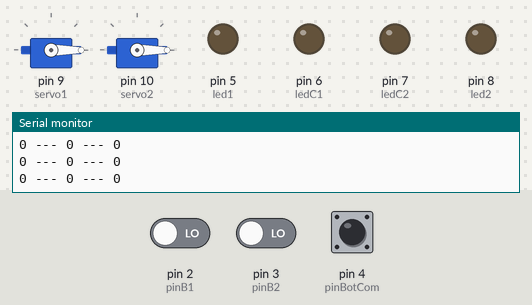
This sketch was run on a simulated Arduino Uno, built with avr-gcc and run on an emulated ATmega328P. Shown: 2 × servo, output pins drawn as LEDs (lit = HIGH), the last lines printed to the serial monitor. Inputs (shaded band) come from the test bench; at power-on: pin 4 (pinBotCom) LOW, pin 2 (pinB1) LOW, pin 3 (pinB2) LOW.

Above: at 1.2 s.
1.3 s: pin 4 (pinBotCom) pulled HIGH for 1 s
At 1.9 s:
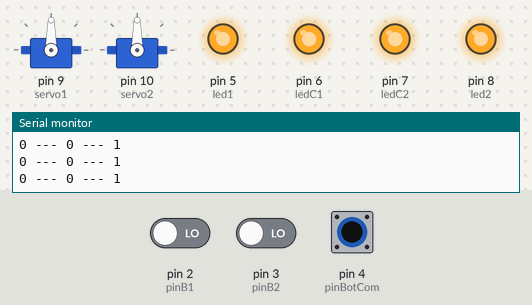
3.8 s: pin 2 (pinB1) driven HIGH
At 4.2 s:
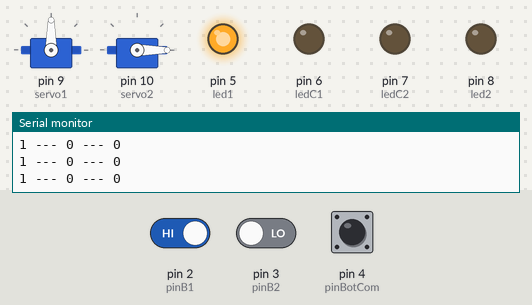
5.3 s: pin 3 (pinB2) driven HIGH
At 5.8 s:
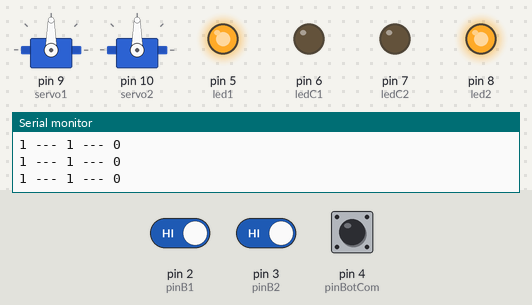
6.8 s: pin 2 (pinB1) driven LOW
At 8.0 s:
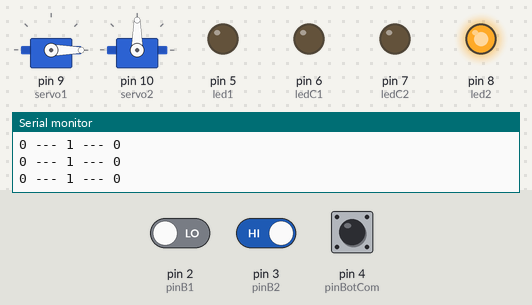
8.3 s: pin 4 (pinBotCom) pulled HIGH for 0.15 s
At 9.6 s:
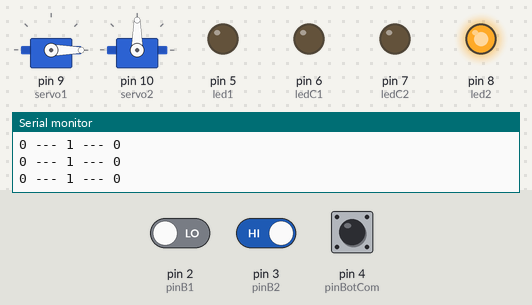
10.0 s: pin 4 (pinBotCom) pulled HIGH for 3.2 s
At 11.1 s:
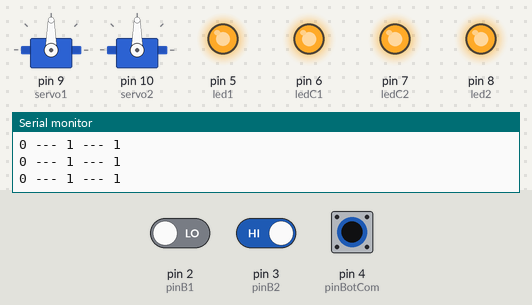
Timing chart, 0 to 14.7 s (numbered marks = the images above; inputs shaded):
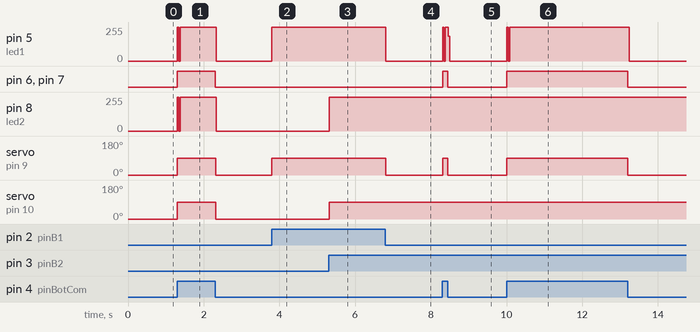

Measured:
- after the input at 1.3 s, pin 5 (led1): 0/255 → 253/255 at once, → 0/255 1.0 s later; pin 6 (ledC1), pin 7 (ledC2): LOW → HIGH at once, → LOW 1.0 s later; pin 8 (led2): 0/255 → 254/255 at once, → 0/255 1.0 s later; servo on pin 9 (servo1), servo on pin 10 (servo2): 0° → 90° at once, → 0° 1.0 s later
- after the input at 3.8 s, pin 5 (led1): 0/255 → 255/255 at once; servo on pin 9 (servo1): 0° → 90° at once
- after the input at 5.3 s, pin 8 (led2): 0/255 → 255/255 at once; servo on pin 10 (servo2): 0° → 90° at once
- after the input at 6.8 s, pin 5 (led1): 255/255 → 0/255 at once; servo on pin 9 (servo1): 90° → 0° at once
- after the input at 8.3 s, pin 5 (led1): 0/255 → 253/255 at once, → 0/255 0.15 s later; pin 6 (ledC1), pin 7 (ledC2): LOW → HIGH at once, → LOW 0.14 s later; servo on pin 9 (servo1): 0° → 90° at once, → 0° 0.14 s later
- after the input at 10.0 s, pin 5 (led1): 0/255 → 253/255 at once, → 0/255 3.2 s later; pin 6 (ledC1), pin 7 (ledC2): LOW → HIGH at once, → LOW 3.2 s later; servo on pin 9 (servo1): 0° → 90° at once, → 0° 3.2 s later

The sketch:

Alcoholimetro.ino
```cpp
#include <Servo.h>

byte pinB1 = 2;
byte pinB2= 3;
byte pinBotCom= 4;

byte led1 = 5;
byte ledC1 = 6;
byte ledC2 = 7;
byte led2 = 8;


bool estadoB1;
bool estadoB2;
bool estadoB3;

Servo servo1;
Servo servo2;

void setup()
{
  pinMode(pinB1,INPUT);
  pinMode(pinB2,INPUT);
  pinMode(pinBotCom,INPUT);

  pinMode(led1,OUTPUT);
  pinMode(led2,OUTPUT);
  pinMode(ledC1,OUTPUT);
  pinMode(ledC2,OUTPUT);


  servo1.attach(9);
  servo2.attach(10);

  Serial.begin(9600);
}

void loop()
{
  estadoB1 = digitalRead(pinB1);
  estadoB2 = digitalRead(pinB2);
  estadoB3 = digitalRead(pinBotCom);


  if(estadoB1 == 1)
  {
    digitalWrite(led1, HIGH);
    servo1.write(90);

  }

  else
  {
    digitalWrite(led1, LOW);
    servo1.write(0);
  }


  if(estadoB2 == 1)
  {
    digitalWrite(led2, HIGH);
    servo2.write(90);

  }

  else
  {
    digitalWrite(led2, LOW);
    servo2.write(0);

  }


   if(estadoB3 == 1)
  {
    digitalWrite(led1, HIGH);
    digitalWrite(led2, HIGH);
    digitalWrite(ledC1, HIGH);
    digitalWrite(ledC2, HIGH);


    servo1.write(90);
    servo2.write(90);

  }

   else
  {

    digitalWrite(ledC1, LOW);
    digitalWrite(ledC2, LOW);

  }

  Serial.print(estadoB1);
  Serial.print(" --- " );
  Serial.print(estadoB2);
  Serial.print(" --- " );
  Serial.println(estadoB3);

}
```
